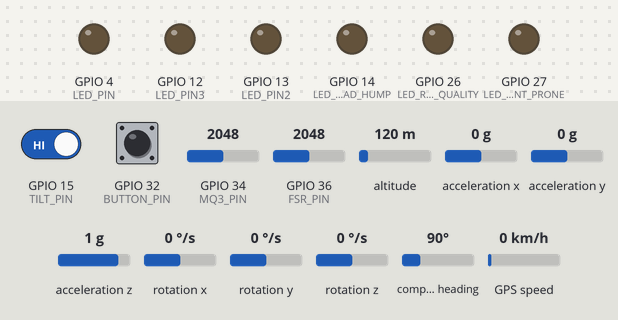
A sketch run on a simulated ESP32. On the bench: output pins drawn as LEDs (lit = HIGH). The inputs (shaded band) are chosen by the test bench; at power-on: GPIO 15 (TILT_PIN) HIGH, acceleration x 0 g, GPIO 32 (BUTTON_PIN) HIGH, GPIO 34 (MQ3_PIN) = 2048, GPIO 36 (FSR_PIN) = 2048, altitude 120 m, acceleration y 0 g, acceleration z 1 g, rotation x 0 °/s, rotation y 0 °/s, rotation z 0 °/s, compass heading 90°, GPS speed 0 km/h. Storage starts empty; the GPS gets a fix after 3 s at 37.7749, -122.4194 with 8 satellites; the modem accepts every AT command (registered, SIM ready, sends succeed) and sends nothing else; what the sketch prints to the serial monitor is not drawn.

Above: at 4.2 s.
4.3 s: GPIO 15 (TILT_PIN) driven LOW
At 6.1 s:
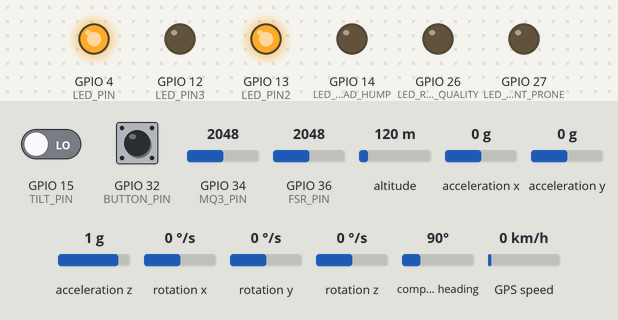
10.2 s: acceleration x set to -0.9 g
At 10.2 s:
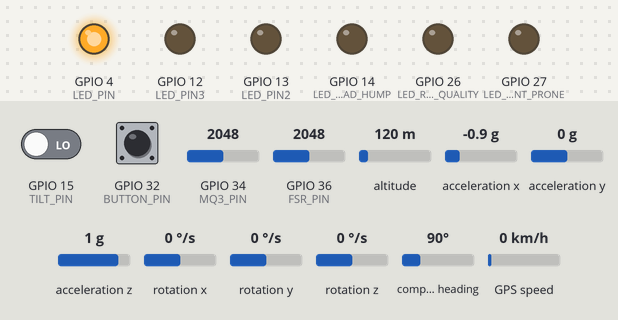
13.4 s: acceleration x set to -1.2 g
At 15.6 s:
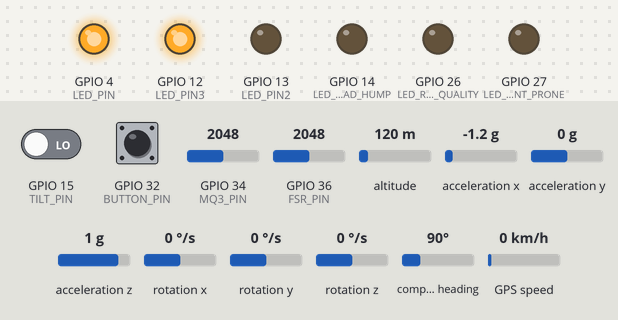
Timing chart, 0 to 24.9 s (numbered marks = the images above; inputs shaded):
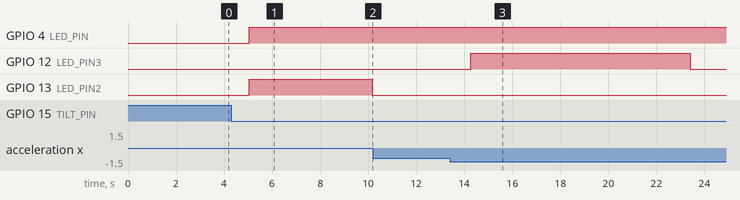

The sketch:

helmet-unit.ino
```cpp
#include <esp_now.h>
#include <WiFi.h>
#include <Wire.h>
#include <MPU6050.h>
#include <SoftwareSerial.h>
#include <HardwareSerial.h>
#define TINY_GSM_MODEM_SIM800L
#define TINY_GSM_MODEM_SIM800
#include <TinyGsmClient.h>
#include <TinyGPS++.h>
#include <SD.h>
#include <SPI.h>


// Pin definitions
#define FSR_PIN 36     //  FSR
#define TILT_PIN 15    //  Mercury Tilt Switch
#define LED_PIN 4      // GPIO pin for LED
#define LED_PIN2 13    // GPIO pin for LED
#define LED_PIN3 12    // GPIO pin for LED
#define MQ3_PIN 34    //  MQ-3 Alcohol Sensor
#define BUTTON_PIN 32  // Push Button

#define MODEM_TX 25
#define MODEM_RX 33


// Pin configuration for LEDs
#define LED_ROAD_HUMP 14
#define LED_ACCIDENT_PRONE 27
#define LED_ROAD_QUALITY 26

// Phone number to send SMS
#define PHONE_NUMBER "+8801849652311"

// Define serial connections
SoftwareSerial SerialAT(MODEM_TX, MODEM_RX);
// GPS Setup
TinyGPSPlus gps;
HardwareSerial gpsSerial(2); // TX2, RX2 for GPS
// Configure TinyGSM and TinyGPS++ libraries
TinyGsm modem(SerialAT);


// MPU6050 instance
MPU6050 mpu;

// SD Card Setup
#define SD_CS_PIN 5 // SD card CS pin
File roadFile;// SD Card Setup


int threshold = 700;           // Threshold for FSR sensor
float alcoholThreshold = 2.0;  // Threshold for MQ-3 sensor

uint8_t broadcastAddress[] = {0xD4, 0x8A, 0xFC, 0x60, 0x9A, 0x2C};  //  bike unit's MAC address

// Distances for geofence and alert
const float geofenceDistance = 0.1;  // 100 meters
const float alertDistance = 0.05;    // 50 meters
const float bearingThreshold = 30.0; // 30-degree,filtering based on heading

// Grid size (0.005 degrees)
const float gridSize = 0.005;

typedef struct struct_message {
  bool helmetWorn;
  bool alcoholDetected;
  bool fallDetected;
  uint8_t checksum;
} struct_message;

struct_message myData;
bool fallDetected = false;
unsigned long fallDetectionTime = 0;

// Global character array for storing GPS location
char location[50];
String latitudeStr, longitudeStr;

// Variables to ensure SMS is sent only once per event
bool alcoholSMSsent = false;
bool fallSMSsent = false;

uint8_t calculateChecksum(struct_message data) {
  return data.helmetWorn + data.alcoholDetected + data.fallDetected;
}


// Struct to store each point's data
struct Point {
  float lat;
  float lon;
  int roadHump;
  int accidentProne;
  int roadQuality;
  int gridLat;  // New field for grid latitude
  int gridLon;  // New field for grid longitude
};


// Maximum number of points in the dataset
#define MAX_POINTS 100
Point points[MAX_POINTS]; // Array to hold the dataset points
int pointCount = 0;       // Number of points in the dataset

// Helper function to calculate distance between two coordinates (Haversine formula)
float distance(float lat1, float lon1, float lat2, float lon2) {
  float R = 6371; // Radius of the Earth in km
  float dLat = radians(lat2 - lat1);
  float dLon = radians(lon2 - lon1);
  float a = sin(dLat / 2) * sin(dLat / 2) + cos(radians(lat1)) * cos(radians(lat2)) * sin(dLon / 2) * sin(dLon / 2);
  float c = 2 * atan2(sqrt(a), sqrt(1 - a));
  float d = R * c;
  return d;
}

// Helper function to calculate the bearing between two coordinates
float calculateBearing(float lat1, float lon1, float lat2, float lon2) {
  float dLon = radians(lon2 - lon1);
  float y = sin(dLon) * cos(radians(lat2));
  float x = cos(radians(lat1)) * sin(radians(lat2)) - sin(radians(lat1)) * cos(radians(lat2)) * cos(dLon);
  float bearing = degrees(atan2(y, x));
  return fmod((bearing + 360.0), 360.0); // Normalize to 0-360 degrees
}

// Function to determine if a point is within the bearing threshold of the current heading
bool isWithinBearing(float currentBearing, float pointBearing) {
  float diff = fabs(currentBearing - pointBearing);
  return (diff <= bearingThreshold || diff >= (360 - bearingThreshold));
}

// Function to determine the grid cluster for a given coordinate
void getGridCluster(float lat, float lon, int &gridLat, int &gridLon) {
  gridLat = int(lat / gridSize);
  gridLon = int(lon / gridSize);
}

// Load the dataset from the SD card into memory
void loadDataset() {
  roadFile = SD.open("/road.txt");
  if (!roadFile) {
    Serial.println("Error: Unable to open road.txt");
    return;
  }

  roadFile.seek(0); // Reset file to the beginning
  roadFile.readStringUntil('\n'); // Skip the first row (header)

  while (roadFile.available() && pointCount < MAX_POINTS) {
    String line = roadFile.readStringUntil('\n');
    line.trim();
    if (line.length() > 0) {
      points[pointCount].lat = line.substring(0, line.indexOf(',')).toFloat();
      line = line.substring(line.indexOf(',') + 1);
      points[pointCount].lon = line.substring(0, line.indexOf(',')).toFloat();
      line = line.substring(line.indexOf(',') + 1);
      points[pointCount].roadHump = line.substring(0, line.indexOf(',')).toInt();
      line = line.substring(line.indexOf(',') + 1);
      points[pointCount].accidentProne = line.substring(0, line.indexOf(',') + 1).toInt();
      line = line.substring(line.indexOf(',') + 1);
      points[pointCount].roadQuality = line.toInt();

      // Calculate and store grid coordinates
      getGridCluster(points[pointCount].lat, points[pointCount].lon, points[pointCount].gridLat, points[pointCount].gridLon);

      pointCount++;
    }
  }

  roadFile.close();

  Serial.print("Loaded ");
  Serial.print(pointCount);
  Serial.println(" points from the dataset.");
}


// Function to check GPS location against the dataset in memory and control LEDs
void checkRoadConditions(float currentLat, float currentLon, float currentBearing) {
  float nearestDist = geofenceDistance;
  bool pointInRange = false;  // Flag to check if any point is within range

  // Struct to store the nearest point
  struct NearestPoint {
    float lat;
    float lon;
    int roadHump;
    int accidentProne;
    int roadQuality;
    float dist;
    float bearing;
  };

  NearestPoint nearestPoint;
  bool nearestSet = false;

  int currentGridLat, currentGridLon;
  getGridCluster(currentLat, currentLon, currentGridLat, currentGridLon);

  // Print current grid information
  Serial.print("Current Grid: (");
  Serial.print(currentGridLat);
  Serial.print(", ");
  Serial.print(currentGridLon);
  Serial.println(")");

  // Geofence logic - find points within 100 meters
  for (int i = 0; i < pointCount; i++) {
    // Check if the point is in the same grid cluster using pre-calculated grid coordinates
    if (points[i].gridLat == currentGridLat && points[i].gridLon == currentGridLon) {
      Serial.print("Point in Same Grid - Lat: ");
      Serial.print(points[i].lat, 6);
      Serial.print(", Lon: ");
      Serial.print(points[i].lon, 6);
      Serial.println();

      // Calculate the distance between the current location and the point
      float dist = distance(currentLat, currentLon, points[i].lat, points[i].lon);

      if (dist <= geofenceDistance) {
        // Calculate the bearing for this point
        float pointBearing = calculateBearing(currentLat, currentLon, points[i].lat, points[i].lon);

        // Check if the point is within the heading threshold
        if (isWithinBearing(currentBearing, pointBearing)) {
          pointInRange = true;  // We found a valid point

          if (!nearestSet || dist < nearestDist) {
            nearestPoint = {points[i].lat, points[i].lon, points[i].roadHump, points[i].accidentProne, points[i].roadQuality, dist, pointBearing};
            nearestDist = dist;
            nearestSet = true;
          }

          // Print the point within the geofence and heading range
          Serial.print("Geofence & Heading Point - Lat: ");
          Serial.print(points[i].lat, 6);
          Serial.print(", Lon: ");
          Serial.print(points[i].lon, 6);
          Serial.print(" | Distance: ");
          Serial.print(dist, 2);
          Serial.print(" km | Bearing: ");
          Serial.print(pointBearing);
          Serial.print(" | Road Hump: ");
          Serial.print(points[i].roadHump);
          Serial.print(" | Accident Prone: ");
          Serial.print(points[i].accidentProne);
          Serial.print(" | Road Quality: ");
          Serial.println(points[i].roadQuality);
        }
      }
    }
  }

  // Turn on LEDs for the nearest point within alert range (50 meters)
  if (pointInRange && nearestDist <= alertDistance) {
    digitalWrite(LED_ROAD_HUMP, nearestPoint.roadHump ? HIGH : LOW);
    digitalWrite(LED_ACCIDENT_PRONE, nearestPoint.accidentProne ? HIGH : LOW);
    digitalWrite(LED_ROAD_QUALITY, nearestPoint.roadQuality ? HIGH : LOW);


  // Calculate the heading error
   double headingError = fabs(nearestPoint.bearing - currentBearing);
    if (headingError > 180) {
     headingError = 360 - headingError;
    }

  // Print the nearest point information including the heading error
    Serial.print("Alert!! (Nearest point) - Lat: ");
    Serial.print(nearestPoint.lat, 6);
    Serial.print(", Lon: ");
    Serial.print(nearestPoint.lon, 6);
    Serial.print(" | Distance: ");
    Serial.print(nearestPoint.dist, 2);
    Serial.print(" km | Bearing Diff: ");
    Serial.println(headingError, 2);  // Print the heading error
  } else {
    // No valid points found, turn off all LEDs
    Serial.println("No valid points in range. All alert turned off.");
    digitalWrite(LED_ROAD_HUMP, LOW);
    digitalWrite(LED_ACCIDENT_PRONE, LOW);
    digitalWrite(LED_ROAD_QUALITY, LOW);
  }
}

void setup() {
  Serial.begin(115200);
  SerialAT.begin(9600);
  gpsSerial.begin(9600, SERIAL_8N1, 16, 17); // GPS connected to TX2=16, RX2=17

  WiFi.mode(WIFI_STA);

  // Init ESP-NOW
  if (esp_now_init() != ESP_OK) {
    Serial.println("Error initializing ESP-NOW");
    return;
  }

  // Register peer
  esp_now_peer_info_t peerInfo;
  memcpy(peerInfo.peer_addr, broadcastAddress, 6);
  peerInfo.channel = 0;
  peerInfo.encrypt = false;

  if (esp_now_add_peer(&peerInfo) != ESP_OK) {
    Serial.println("Failed to add peer");
    return;
  }
   // Initialize SD card
  if (!SD.begin(SD_CS_PIN)) {
    Serial.println("SD card initialization failed!");
    return;
  }
  Serial.println("SD card initialized.");

  // Load the dataset into memory
  loadDataset();

  pinMode(FSR_PIN, INPUT);
  pinMode(TILT_PIN, INPUT);
  pinMode(LED_PIN, OUTPUT);
  pinMode(LED_PIN2, OUTPUT);
  pinMode(LED_PIN3, OUTPUT);
  pinMode(MQ3_PIN, INPUT);
  pinMode(BUTTON_PIN, INPUT_PULLUP);  // Set the button pin as input with internal pull-up resistor

  Wire.begin();
  mpu.initialize();
  if (!mpu.testConnection()) {
    Serial.println("MPU6050 connection failed");
    while (1);
  }

  // Adding delay to ensure GSM module initializes properly
  delay(3000);

  Serial.println("Initializing GSM module...");
  if (!modem.restart()) {
    Serial.println("Failed to restart GSM modem. Check power supply and connections.");
  } else {
    String modemInfo = modem.getModemInfo();
    Serial.print("Modem Info: ");
    Serial.println(modemInfo);
  }

  Serial.println("Helmet Detection System Initialized");

  // Initialize LED pins
  pinMode(LED_ROAD_HUMP, OUTPUT);
  pinMode(LED_ACCIDENT_PRONE, OUTPUT);
  pinMode(LED_ROAD_QUALITY, OUTPUT);

  // Turn off all LEDs initially
  digitalWrite(LED_ROAD_HUMP, LOW);
  digitalWrite(LED_ACCIDENT_PRONE, LOW);
  digitalWrite(LED_ROAD_QUALITY, LOW);

}

void readGPSAndCheckConditions() {
  // Simulate GPS reading from the GPS module
  while (gpsSerial.available() > 0) {
    gps.encode(gpsSerial.read());

    if (gps.location.isUpdated()) {
      float currentLat = gps.location.lat();
      float currentLon = gps.location.lng();
      float currentBearing = gps.course.deg(); // Use GPS heading (in degrees)

      // Print current location and bearing
      Serial.print("Current Location - Lat: ");
      Serial.print(currentLat, 6);
      Serial.print(", Lon: ");
      Serial.print(currentLon, 6);
      Serial.print(" | Heading: ");
      Serial.println(currentBearing);

      // Check road conditions for the current GPS location
      checkRoadConditions(currentLat, currentLon, currentBearing);
    }
  }
}

void sendSMS(const char* message) {
  Serial.print("Sending SMS: ");
  Serial.println(message);

  // Send SMS using AT commands
  SerialAT.print("AT+CMGF=1\r"); // Set SMS mode to text
  delay(1000);

  // Replace PHONE_NUMBER with the actual recipient number
  SerialAT.print("AT+CMGS=\"");
  SerialAT.print(PHONE_NUMBER);
  SerialAT.print("\"\r");
  delay(1000);

  // Send the message text
  SerialAT.print(message);
  delay(1000);

  // Send Ctrl+Z to send the SMS
  SerialAT.write(0x1A);
}

void getGPSLocation() {
  unsigned long start = millis();
  bool locationAvailable = false;

  while (millis() - start < 2000) {  // Allow up to 2 seconds to get the GPS location
    while (gpsSerial.available() > 0) {
      gps.encode(gpsSerial.read());
      if (gps.location.isValid()) {
        latitudeStr = String(gps.location.lat(), 6);
        longitudeStr = String(gps.location.lng(), 6);
        locationAvailable = true;
        break;
      }
    }
    if (locationAvailable) break;
  }

  if (gps.location.isValid()) {
    sprintf(location, "Lat: %s, Long: %s", latitudeStr.c_str(), longitudeStr.c_str());
  } else {
    strcpy(location, "Location not available");
  }
}

void checkAlcoholAndSendSMS(float alcoholValue, float alcoholThreshold) {
  if (alcoholValue > alcoholThreshold && !alcoholSMSsent) {
    digitalWrite(LED_PIN2, HIGH);  // Turn on the LED
    myData.alcoholDetected = true;
    Serial.println("Alcohol detected!!");

    // Construct the map link
    String coord_string = latitudeStr + ',' + longitudeStr;
    String map_link = "https://www.google.com/maps/place/" + coord_string;

    // Prepare SMS message
    String message = "Alert: Rider is drunk. Please check their status immediately.\nLatitude: " + latitudeStr + "\nLongitude: " + longitudeStr + "\nLocation: " + map_link;
    sendSMS(message.c_str());
    alcoholSMSsent = true;  // Mark the SMS as sent
    delay(2000);
    Serial.println("SMS sent successfully");
    digitalWrite(LED_PIN2, LOW);
  } else {
    myData.alcoholDetected = alcoholValue > alcoholThreshold;
  }
}

void checkFallAndSendSMS(float roll, float pitch) {
  if ((abs(roll) > 45.0 || abs(pitch) > 45.0) && !fallSMSsent) {  // Example threshold values
    digitalWrite(LED_PIN3, HIGH);               // Turn on the LED
    Serial.println("Fall detected, probably accident. WAITING.......");

    fallDetectionTime = millis();

    // Wait for 4 seconds to check if the button is pressed
    while (millis() - fallDetectionTime < 4000) {
      if (digitalRead(BUTTON_PIN) == LOW) {  // Button is pressed
        Serial.println("Button pressed (NOT ACCIDENT). No SMS will be sent.");
        digitalWrite(LED_PIN3, LOW);  // Turn off the LED
        fallSMSsent = false;          // Reset fall detection flag
        return;                       // Exit the function to prevent further actions
      }
    }

    if (digitalRead(BUTTON_PIN) == HIGH) {  // Button not pressed
      myData.fallDetected = true;
      Serial.println("Accident detected!!");

      // Construct the map link
      String coord_string = latitudeStr + ',' + longitudeStr;
      String map_link = "https://www.google.com/maps/place/" + coord_string;

      // Prepare SMS message
      String message = "Alert: Rider might have had an accident. Please check their status immediately.\nLatitude: " + latitudeStr + "\nLongitude: " + longitudeStr + "\nLocation: " + map_link;
      sendSMS(message.c_str());
      fallSMSsent = true;  // Mark the SMS as sent
      delay(2000);
      Serial.println("SMS sent successfully");
      digitalWrite(LED_PIN3, LOW);
    }

    delay(1000);
  } else {
    myData.fallDetected = (abs(roll) > 45.0 || abs(pitch) > 45.0);
  }
}


void loop() {


  int fsrValue = analogRead(FSR_PIN);
  int tiltState = digitalRead(TILT_PIN);
  float alcoholValue = analogRead(MQ3_PIN) * (5.0 / 4096.0);  // Assuming 12-bit ADC resolution

  // Get accelerometer data
  int16_t ax, ay, az;
  mpu.getAcceleration(&ax, &ay, &az);

  // Calculate roll and pitch
  float roll = atan2(ay, az) * 180 / PI;
  float pitch = atan2(-ax, sqrt(ay * ay + az * az)) * 180 / PI;

  // Get GPS location every second
  getGPSLocation();

  // Print values
  Serial.print("FSR Value: ");
  Serial.print(fsrValue);
  Serial.print(" | Tilt Switch State: ");
  Serial.print(tiltState);
  Serial.print(" | Alcohol Value: ");
  Serial.print(alcoholValue);
  Serial.print(" | Roll: ");
  Serial.print(roll);
  Serial.print(" | Pitch: ");
  Serial.print(pitch);
  Serial.print(" | ");
  Serial.println(location);

  // Check if helmet is worn
  if (tiltState == LOW && fsrValue > threshold) {
    digitalWrite(LED_PIN, HIGH);  // Turn on the LED
    myData.helmetWorn = true;
    Serial.println("Helmet is worn");

    // Check alcohol detection
    checkAlcoholAndSendSMS(alcoholValue, alcoholThreshold);
    // Check fall detection based on tilt values
    checkFallAndSendSMS(roll, pitch);
    //check roads and send alert
    readGPSAndCheckConditions();
    //delay(1000);
    // Set checksum
    myData.checksum = calculateChecksum(myData);

    // Send data to bike unit
    esp_now_send(broadcastAddress, (uint8_t *)&myData, sizeof(myData));
  } else {
    digitalWrite(LED_PIN, LOW);  // Turn off the LED
    digitalWrite(LED_ROAD_HUMP, LOW);
    digitalWrite(LED_ACCIDENT_PRONE, LOW);
    digitalWrite(LED_ROAD_QUALITY, LOW);
    myData.helmetWorn = false;
    myData.alcoholDetected = false;
    myData.fallDetected = false;
    alcoholSMSsent = false;  // Reset alcohol detection flag
    fallSMSsent = false;     // Reset fall detection flag

    // Set checksum
    myData.checksum = calculateChecksum(myData);

    // Send data to bike unit
    esp_now_send(broadcastAddress, (uint8_t *)&myData, sizeof(myData));
  }

  delay(2000);  // Delay for stability

}
```

Measured:
- the behaviour switches between -1 and -1.1 g on acceleration x (found by bisection; images 2 and 3)
- after the input at 4.3 s, GPIO 4 (LED_PIN): LOW → HIGH after 0.75 s; GPIO 13 (LED_PIN2): LOW → HIGH after 0.75 s, → LOW 5.1 s later
- after the input at 10.2 s, every drawn part: stays the same
- after the input at 13.4 s, GPIO 12 (LED_PIN3): LOW → HIGH after 0.87 s, → LOW 9.1 s later
